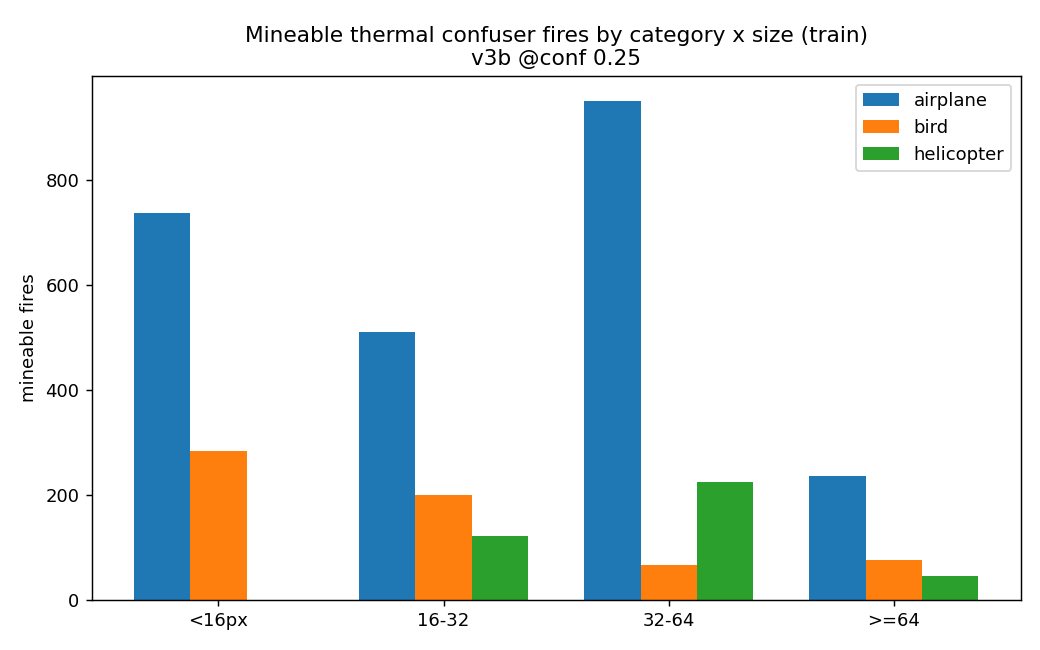
#> input picture docs/analysis/images/2026-06-17_ir_confuser_mineable_train.png, 1040 x 650 px; its folder holds 4 pictures in this run
$ python dataset_statistics.py --dataset ../../docs/analysis/images
#> lines starting #> are read from the running program, lines starting #| are printed output that depends on the picture
r"""
dataset_statistics.py — Per-source dataset statistics for dsetV6.

Computes bbox size, brightness, and aspect ratio distributions per source.
No GPU required — reads labels and images directly.

Usage:
    python scripts/analysis/dataset_statistics.py \
        --dataset G:\drone\IR_dsetV6 \
        --split test
"""

import argparse
import sys
import time
from collections import defaultdict
from pathlib import Path

import cv2
import numpy as np

SOURCE_PREFIXES = {
    "dv5_dv4_":  "dsetV4",
    "dv5_auv_":  "Anti-UAV",
    "svan_":     "Svanström",
}

def identify_source(filename):
#> called with filename = '2026-06-17_ir_confuser_mineable_train'
    for prefix, name in SOURCE_PREFIXES.items():
        if filename.startswith(prefix):
            return name
    return "unknown"


def yolo_to_pixel(cx, cy, w, h, iw, ih):
    pw, ph = w * iw, h * ih
    x1 = cx * iw - pw / 2
    y1 = cy * ih - ph / 2
    return (x1, y1, x1 + pw, y1 + ph, pw, ph)


def print_histogram(values, n_bins=10, label="", width=40):
    """Print a text histogram."""
    if not values:
        print(f"  {label}: no data")
        return
    arr = np.array(values)
    hist, edges = np.histogram(arr, bins=n_bins)
    max_count = max(hist) if max(hist) > 0 else 1
    print(f"  {label} (n={len(arr)}, mean={arr.mean():.1f}, median={np.median(arr):.1f}, "
          f"std={arr.std():.1f}):")
    for i, count in enumerate(hist):
        bar_len = int(count / max_count * width)
        bar = "#" * bar_len
        print(f"    [{edges[i]:7.1f}, {edges[i+1]:7.1f}): {count:>5}  {bar}")


def print_percentiles(values, label=""):
    """Print percentile summary."""
    if not values:
        return
    arr = np.array(values)
    pcts = [1, 5, 10, 25, 50, 75, 90, 95, 99]
    vals = np.percentile(arr, pcts)
    parts = [f"P{p}={v:.1f}" for p, v in zip(pcts, vals)]
    print(f"    {label}: {', '.join(parts)}")


def main():
    parser = argparse.ArgumentParser()
    parser.add_argument("--dataset", required=True)
    parser.add_argument("--split", default="test")
    parser.add_argument("--max-brightness-samples", type=int, default=500,
                        help="Max images per source for brightness analysis (reading pixels is slow)")
    args = parser.parse_args()

    dataset_root = Path(args.dataset)
    img_dir = dataset_root / args.split / "images"
    lbl_dir = dataset_root / args.split / "labels"

    img_extensions = {".jpg", ".jpeg", ".png", ".bmp"}
    all_images = sorted([f for f in img_dir.iterdir() if f.suffix.lower() in img_extensions])

    print(f"\n{'='*70}")
    print(f"  DATASET STATISTICS — {args.dataset}")
    print(f"  Split: {args.split}  |  Total images: {len(all_images)}")
    print(f"{'='*70}")

    # ── Per-source accumulators ──
    stats = defaultdict(lambda: {
        "n_images": 0, "n_positive": 0, "n_negative": 0,
        "n_boxes": 0,
        "widths_px": [], "heights_px": [], "areas_px": [],
        "aspect_ratios": [],
        "img_mean_brightness": [],
        "img_p2": [], "img_p98": [],  # percentile range
        "img_w": [], "img_h": [],  # image dimensions
    })

    t_start = time.time()
    brightness_counts = defaultdict(int)

    for idx, img_file in enumerate(all_images):
        source = identify_source(img_file.stem)
        sd = stats[source]
        sd["n_images"] += 1

        # Load GT labels
        lbl_file = lbl_dir / f"{img_file.stem}.txt"
        gt_boxes = []
        if lbl_file.exists():
            with open(lbl_file, "r") as f:
                for line in f:
                    parts = line.strip().split()
                    if len(parts) >= 5:
                        gt_boxes.append(tuple(map(float, parts[1:5])))

        if gt_boxes:
            sd["n_positive"] += 1
        else:
            sd["n_negative"] += 1

        # Read image to get dimensions and brightness (sample for speed)
        do_brightness = brightness_counts[source] < args.max_brightness_samples
        if do_brightness:
            img = cv2.imread(str(img_file), cv2.IMREAD_GRAYSCALE)
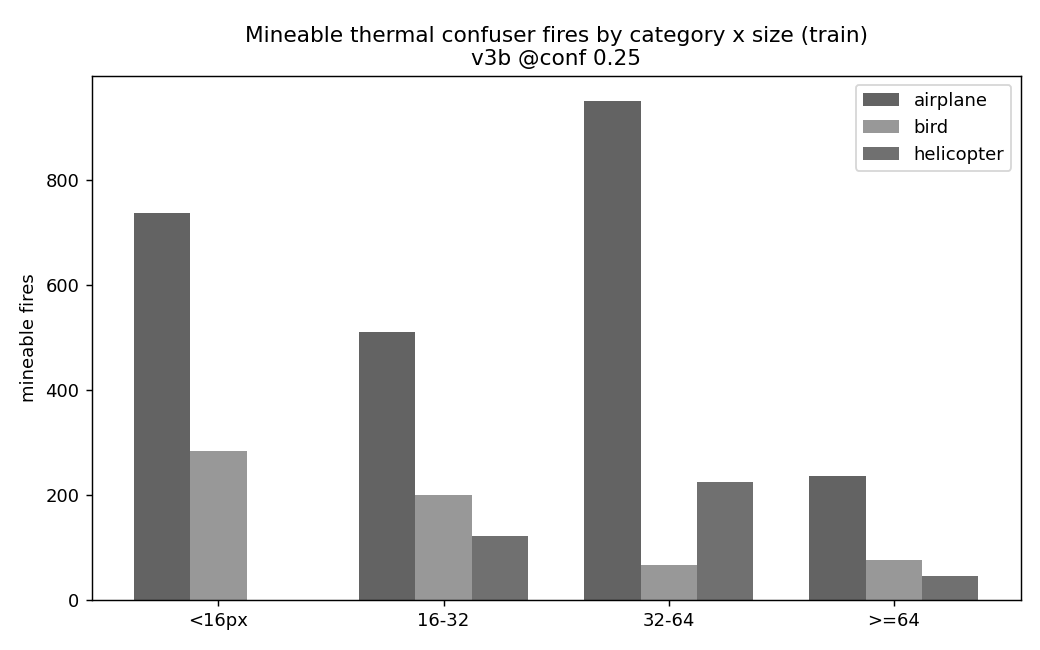
#> img: shape (650, 1040); min 0, max 255, mean 228.9
            if img is not None:
                ih, iw = img.shape[:2]
#> ih = 650; iw = 1040
                sd["img_w"].append(iw)
                sd["img_h"].append(ih)

                mean_brightness = float(np.mean(img))
#> mean_brightness = 228.9
                sd["img_mean_brightness"].append(mean_brightness)
                sd["img_p2"].append(float(np.percentile(img, 2)))
                sd["img_p98"].append(float(np.percentile(img, 98)))
                brightness_counts[source] += 1

                # Convert GT boxes to pixel coords
                for cx, cy, w, h in gt_boxes:
                    _, _, _, _, pw, ph = yolo_to_pixel(cx, cy, w, h, iw, ih)
                    sd["n_boxes"] += 1
                    sd["widths_px"].append(pw)
                    sd["heights_px"].append(ph)
                    sd["areas_px"].append(pw * ph)
                    sd["aspect_ratios"].append(pw / ph if ph > 0 else 1.0)
#> pass 3 of the loop in main, `for idx, img_file in enumerate(all_images):`:
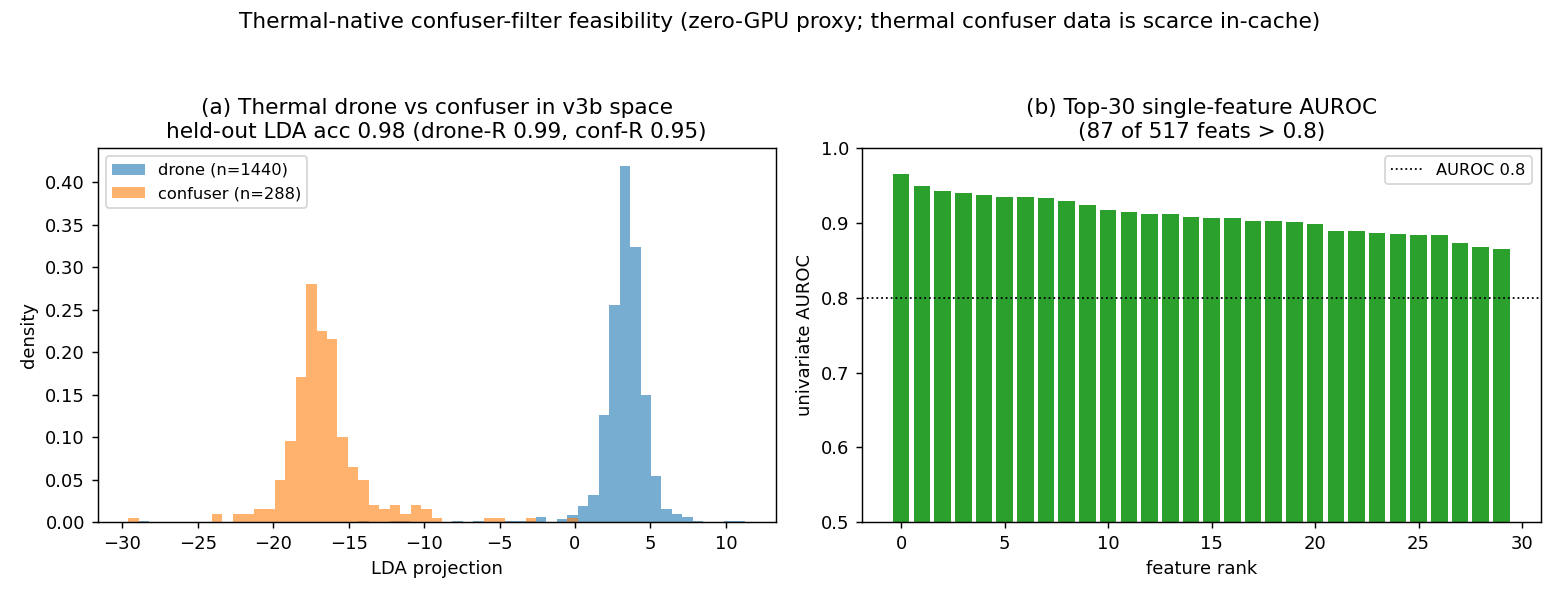
#> input picture docs/analysis/images/2026-06-17_ir_thermal_native_feasibility.png, 1560 x 598 px
#> in main, `img = cv2.imread(str(img_file), cv2.IMREAD_GRAYSCALE)`:
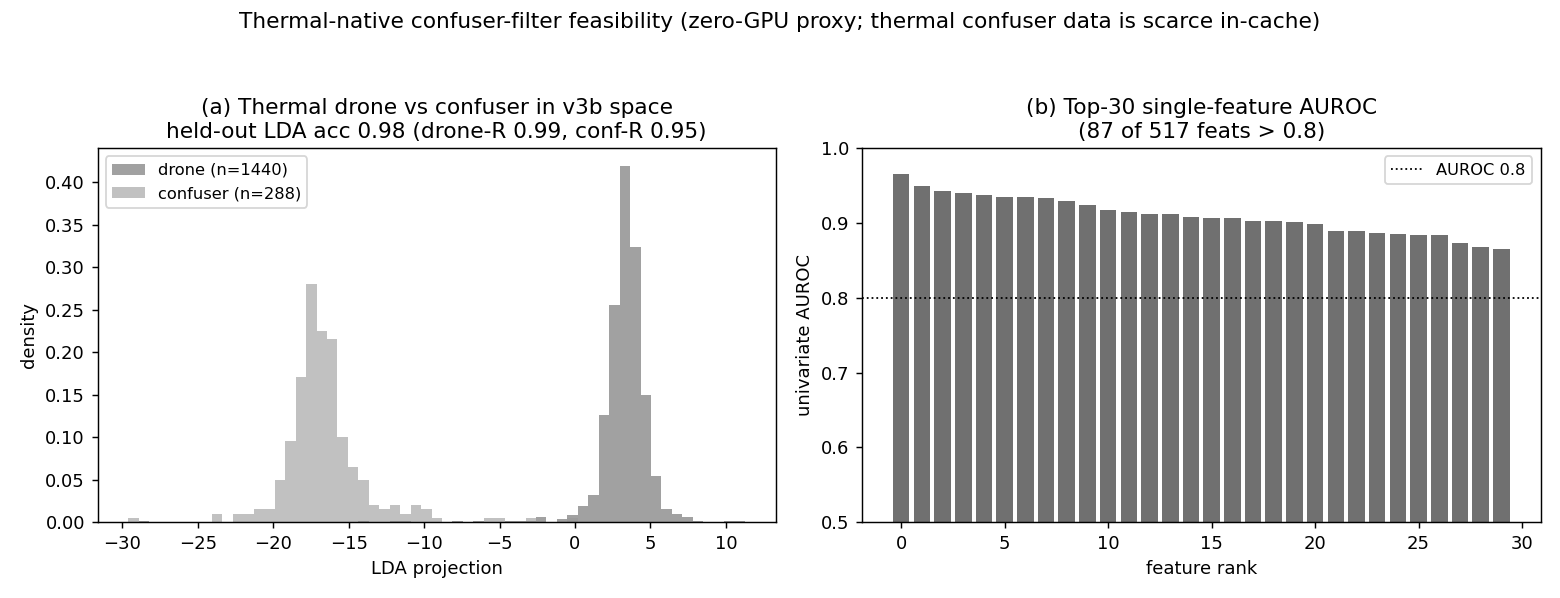
#> img: shape (598, 1560); min 0, max 255, mean 223
#> mean_brightness = 223
#> the loop made 4 passes; the first 3 are shown
            else:
                # Can't read — still count boxes with estimated dimensions
                for cx, cy, w, h in gt_boxes:
                    sd["n_boxes"] += 1
        else:
            # Just read image dimensions quickly
            img = cv2.imread(str(img_file), cv2.IMREAD_GRAYSCALE)
            if img is not None:
                ih, iw = img.shape[:2]
                for cx, cy, w, h in gt_boxes:
                    _, _, _, _, pw, ph = yolo_to_pixel(cx, cy, w, h, iw, ih)
                    sd["n_boxes"] += 1
                    sd["widths_px"].append(pw)
                    sd["heights_px"].append(ph)
                    sd["areas_px"].append(pw * ph)
                    sd["aspect_ratios"].append(pw / ph if ph > 0 else 1.0)

        if (idx + 1) % 1000 == 0 or (idx + 1) == len(all_images):
            elapsed = time.time() - t_start
            print(f"  [{idx+1}/{len(all_images)}] {(idx+1)/elapsed:.0f} img/s")

    # ── Print results per source ──
    for source in sorted(stats.keys()):
        sd = stats[source]
        neg_pct = sd["n_negative"] / sd["n_images"] * 100 if sd["n_images"] > 0 else 0

        print(f"\n{'='*70}")
        print(f"  {source}")
        print(f"{'='*70}")
        print(f"  Images: {sd['n_images']}  "
              f"(positive: {sd['n_positive']}, negative: {sd['n_negative']} = {neg_pct:.1f}%)")
        print(f"  Total GT boxes: {sd['n_boxes']}")
        if sd["n_positive"] > 0:
            print(f"  Avg boxes/positive image: {sd['n_boxes']/sd['n_positive']:.1f}")

        # Image dimensions
        if sd["img_w"]:
            w_unique = set(zip(sd["img_w"], sd["img_h"]))
            print(f"  Image dimensions: {', '.join(f'{w}×{h}' for w, h in sorted(w_unique))}")

        # Bbox size distribution
        print(f"\n  ── BBox Size Distribution ──")
        if sd["widths_px"]:
            print_histogram(sd["widths_px"], n_bins=12, label="Width (px)")
            print_percentiles(sd["widths_px"], "Width")
            print()
            print_histogram(sd["heights_px"], n_bins=12, label="Height (px)")
            print_percentiles(sd["heights_px"], "Height")
            print()
            print_histogram(sd["areas_px"], n_bins=12, label="Area (px²)")
            print_percentiles(sd["areas_px"], "Area")

            # Count tiny objects
            tiny = sum(1 for a in sd["areas_px"] if a < 100)
            small = sum(1 for a in sd["areas_px"] if 100 <= a < 1024)
            medium = sum(1 for a in sd["areas_px"] if 1024 <= a < 9216)
            large = sum(1 for a in sd["areas_px"] if a >= 9216)
            total = len(sd["areas_px"])
            print(f"\n  Size buckets:")
            print(f"    Tiny   (<100px²):   {tiny:>5} ({tiny/total*100:5.1f}%)")
            print(f"    Small  (100-1K):    {small:>5} ({small/total*100:5.1f}%)")
            print(f"    Medium (1K-9K):     {medium:>5} ({medium/total*100:5.1f}%)")
            print(f"    Large  (>9K):       {large:>5} ({large/total*100:5.1f}%)")

            # Sub-10px filter impact
            under_10w = sum(1 for w in sd["widths_px"] if w < 10)
            under_10h = sum(1 for h in sd["heights_px"] if h < 10)
            under_10_either = sum(1 for w, h in zip(sd["widths_px"], sd["heights_px"]) if w < 10 or h < 10)
            print(f"\n  Filter impact (< 10px):")
            print(f"    Boxes with width < 10px:  {under_10w:>5} ({under_10w/total*100:5.1f}%)")
            print(f"    Boxes with height < 10px: {under_10h:>5} ({under_10h/total*100:5.1f}%)")
            print(f"    Boxes with EITHER < 10px: {under_10_either:>5} ({under_10_either/total*100:5.1f}%)")

        # Aspect ratio
        if sd["aspect_ratios"]:
            print(f"\n  ── Aspect Ratio (W/H) ──")
            print_histogram(sd["aspect_ratios"], n_bins=10, label="Aspect Ratio")

        # Brightness
        if sd["img_mean_brightness"]:
            print(f"\n  ── Brightness Distribution (sampled {len(sd['img_mean_brightness'])} images) ──")
            print_histogram(sd["img_mean_brightness"], n_bins=10, label="Mean pixel intensity")
            print_percentiles(sd["img_mean_brightness"], "Mean brightness")

            # Dynamic range
            ranges = [p98 - p2 for p2, p98 in zip(sd["img_p2"], sd["img_p98"])]
            print()
            print_histogram(ranges, n_bins=10, label="Dynamic range (P98 - P2)")
            print_percentiles(ranges, "Dynamic range")
#> this loop made 1 pass
#> (source, neg_pct, ranges) on pass 1: ('unknown', 100, [156, 160, 177.4, 164])
#| ======================================================================
#|   unknown
#| ======================================================================
#|   Images: 4  (positive: 0, negative: 4 = 100.0%)
#|   Total GT boxes: 0
#|   Image dimensions: 910×715, 1040×650, 1560×598, 1820×650
#|   ── BBox Size Distribution ──
#|   ── Brightness Distribution (sampled 4 images) ──

    # ── Cross-source comparison ──
    print(f"\n\n{'='*70}")
    print(f"  CROSS-SOURCE COMPARISON")
    print(f"{'='*70}")

    print(f"\n  {'Source':<15s}  {'Imgs':>6s}  {'Boxes':>6s}  {'Neg%':>5s}  "
          f"{'Med.W':>6s}  {'Med.H':>6s}  {'Med.Area':>9s}  "
          f"{'Brightness':>10s}  {'DynRange':>8s}")
    print(f"  {'-'*95}")

    for source in sorted(stats.keys()):
        sd = stats[source]
        neg_pct = sd["n_negative"] / sd["n_images"] * 100 if sd["n_images"] > 0 else 0
        med_w = np.median(sd["widths_px"]) if sd["widths_px"] else 0
        med_h = np.median(sd["heights_px"]) if sd["heights_px"] else 0
        med_a = np.median(sd["areas_px"]) if sd["areas_px"] else 0
        med_b = np.median(sd["img_mean_brightness"]) if sd["img_mean_brightness"] else 0
        ranges = [p98 - p2 for p2, p98 in zip(sd["img_p2"], sd["img_p98"])]
        med_r = np.median(ranges) if ranges else 0

        print(f"  {source:<15s}  {sd['n_images']:>6}  {sd['n_boxes']:>6}  {neg_pct:>4.1f}%  "
              f"{med_w:>6.1f}  {med_h:>6.1f}  {med_a:>9.1f}  "
              f"{med_b:>10.1f}  {med_r:>8.1f}")

    print(f"\n  Done.")


if __name__ == "__main__":
    main()
